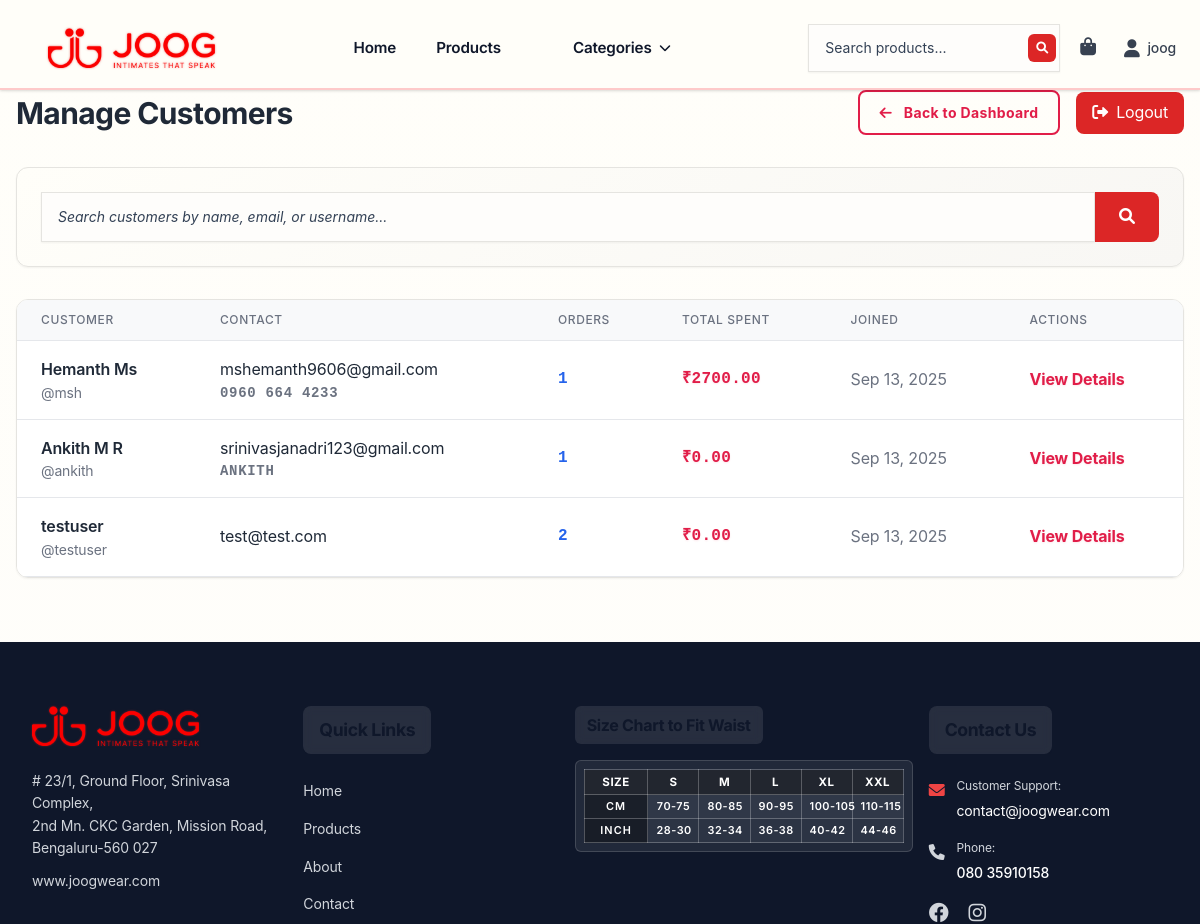
The app's page /manage/customers/ (signed in, upper part), older data.
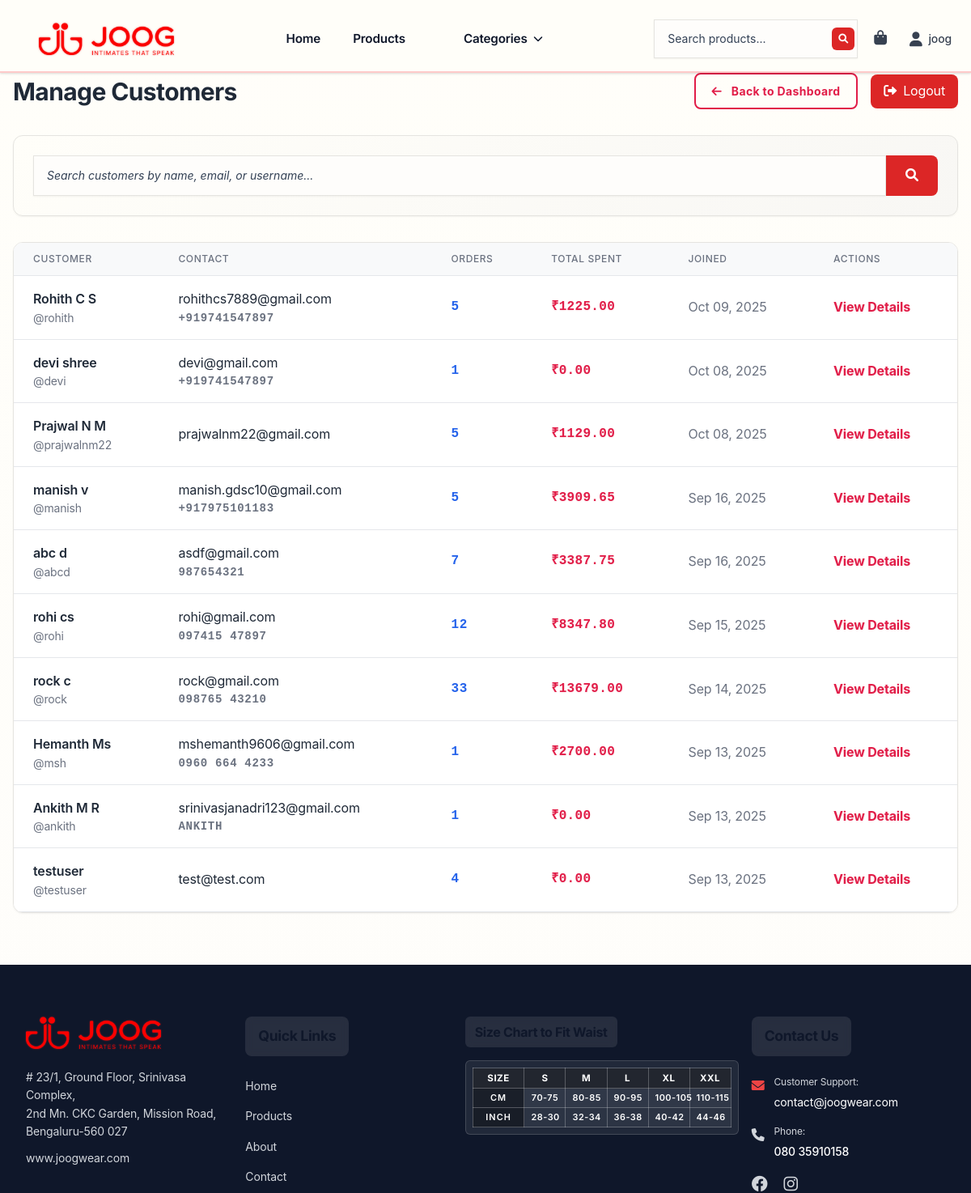
The same page, newer data.
### accounts/models.py (models this page shows, shortened)
class CustomUser(AbstractUser):
    phone_number = models.CharField(max_length=20, blank=True)
    address = models.TextField(blank=True)
    city = models.CharField(max_length=100, blank=True)
    state = models.CharField(max_length=100, blank=True)
    postal_code = models.CharField(max_length=20, blank=True)
    country = models.CharField(max_length=100, blank=True)
    date_of_birth = models.DateField(null=True, blank=True)

### products/views.py (the view, shortened to what this page needs)
# urls.py: path('manage/customers/', views.admin_customers_view, name='admin_customers'),
@staff_member_required
def admin_customers_view(request):
    try:
        customers = CustomUser.objects.filter(is_staff=False).order_by('-date_joined')
        search_query = request.GET.get('search')
        for customer in customers:
            try:
                customer.total_orders = customer.orders.count()
                customer.total_spent = customer.orders.filter(
                    payment_status='completed'
                ).aggregate(total=Sum('final_amount'))['total'] or 0
            except Exception as e:
                customer.total_orders = 0
                customer.total_spent = 0
        paginator = Paginator(customers, 20)
        page_number = request.GET.get('page')
        customers = paginator.get_page(page_number)
        context = {
            'customers': customers,
            'search_query': search_query,
        }
        return render(request, 'products/admin_customers.html', context)
    except Exception as e:
        messages.error(request, f'An error occurred while loading customers: {str(e)}')
        context = {
            'customers': [],
            'search_query': '',
        }
        return render(request, 'products/admin_customers.html', context)

### orders/context_processors.py (called while the page is built)
def cart_context(request):
    if request.user.is_authenticated:
        cart, created = Cart.objects.get_or_create(user=request.user)
        return {
            'user_cart': cart,
            'cart_total_items': cart.get_total_items(),
        }
    return {'user_cart': None, 'cart_total_items': 0}

### orders/models.py (called while the page is built)
    def get_total_items(self):
        return sum(item.quantity for item in self.items.all())

### products/context_processors.py (called while the page is built)
def categories(request):
    return {
        'all_categories': Category.objects.all()
    }

### templates/products/admin_customers.html (shortened to what the changed rows need)
{% extends 'base.html' %}
{% load static %}
{% block content %}
<div class="container mx-auto px-4 py-12">
    <div class="flex justify-between items-center mb-8">
        <h1 class="text-3xl font-bold text-gray-800">Manage Customers</h1>
    </div>
    {% if customers %}
    <div class="bg-white rounded-lg shadow-lg overflow-hidden">
        <div class="overflow-x-auto">
            <table class="w-full">
                <thead class="bg-gray-50">
                    <tr>
                        <th class="px-6 py-3 text-left text-xs font-medium text-gray-500 uppercase tracking-wider">Customer</th>
                        <th class="px-6 py-3 text-left text-xs font-medium text-gray-500 uppercase tracking-wider">Contact</th>
                        <th class="px-6 py-3 text-left text-xs font-medium text-gray-500 uppercase tracking-wider">Orders</th>
                        <th class="px-6 py-3 text-left text-xs font-medium text-gray-500 uppercase tracking-wider">Total Spent</th>
                        <th class="px-6 py-3 text-left text-xs font-medium text-gray-500 uppercase tracking-wider">Joined</th>
                        <th class="px-6 py-3 text-left text-xs font-medium text-gray-500 uppercase tracking-wider">Actions</th>
                    </tr>
                </thead>
                <tbody class="bg-white divide-y divide-gray-200">
                    {% for customer in customers %}
                    <tr class="hover:bg-gray-50">
                        <td class="px-6 py-4 whitespace-nowrap">
                            <div>
                                <div class="font-semibold text-gray-800">
                                    {{ customer.get_full_name|default:customer.username }}
                                </div>
                                <div class="text-gray-500 text-sm">@{{ customer.username }}</div>
                            </div>
                        </td>
                        <td class="px-6 py-4 whitespace-nowrap">
                            <div class="text-gray-800">{{ customer.email }}</div>
                            {% if customer.phone_number %}
                            <div class="text-gray-500 text-sm numeric-font">{{ customer.phone_number }}</div>
                            {% endif %}
                        </td>
                        <td class="px-6 py-4 whitespace-nowrap">
                            <div class="font-bold text-blue-600 numeric-font">{{ customer.total_orders }}</div>
                        </td>
                        <td class="px-6 py-4 whitespace-nowrap">
                            <div class="font-bold text-green-600 price">₹{{ customer.total_spent|floatformat:2 }}</div>
                        </td>
                        <td class="px-6 py-4 whitespace-nowrap text-gray-500">
                            {{ customer.date_joined|date:"M d, Y" }}
                        </td>
                        <td class="px-6 py-4 whitespace-nowrap">
                            <a href="{% url 'products:customer_detail' customer.id %}"
                               class="text-red-600 hover:text-red-700 font-semibold">
                                View Details
                            </a>
                        </td>
                    </tr>
                    {% endfor %}
                </tbody>
            </table>
        </div>
    </div>
    {% endif %}
</div>
{% endblock %}

Row changes from the older to the newer data that the page shows:
added CustomUser: get_full_name "Rohith C S", username "rohith", email "rohithcs7889@gmail.com", phone_number "+919741547897", total_orders "5", total_spent "1225.00", date_joined "Oct 09, 2025"
added CustomUser: get_full_name "devi shree", username "devi", email "devi@gmail.com", phone_number "+919741547897", total_orders "1", total_spent "0.00", date_joined "Oct 08, 2025"
added CustomUser: get_full_name "Prajwal N M", username "prajwalnm22", email "prajwalnm22@gmail.com", total_orders "5", total_spent "1129.00", date_joined "Oct 08, 2025"
added CustomUser: get_full_name "manish v", username "manish", email "manish.gdsc10@gmail.com", phone_number "+917975101183", total_orders "5", total_spent "3909.65", date_joined "Sep 16, 2025"
added CustomUser: get_full_name "abc d", username "abcd", email "asdf@gmail.com", phone_number "987654321", total_orders "7", total_spent "3387.75", date_joined "Sep 16, 2025"
added CustomUser: get_full_name "rohi cs", username "rohi", email "rohi@gmail.com", phone_number "097415 47897", total_orders "12", total_spent "8347.80", date_joined "Sep 15, 2025"
added CustomUser: get_full_name "rock c", username "rock", email "rock@gmail.com", phone_number "098765 43210", total_orders "33", total_spent "13679.00", date_joined "Sep 14, 2025"
computed for CustomUser "testuser": total_orders "2" → "4"
